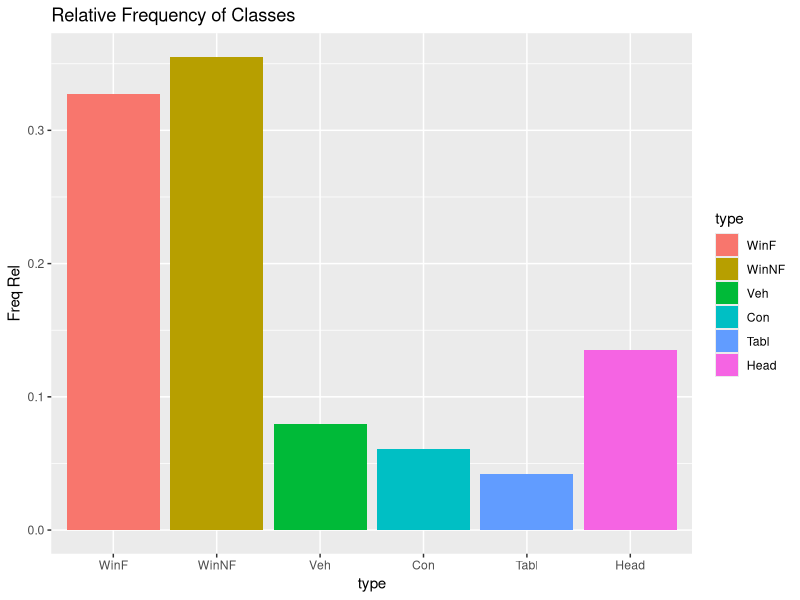
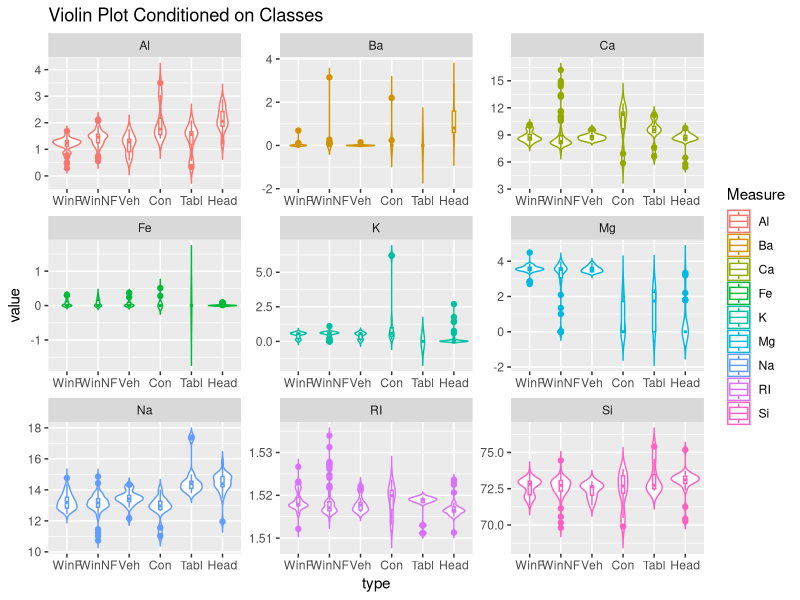
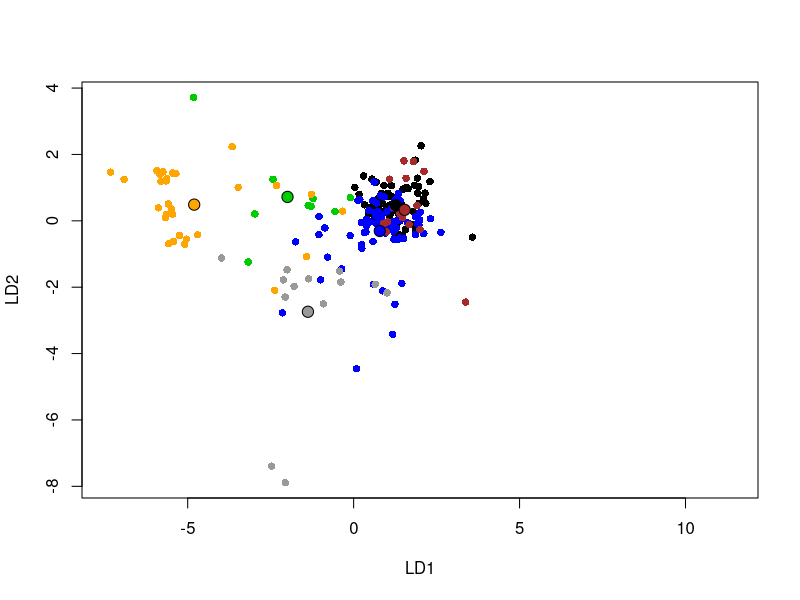
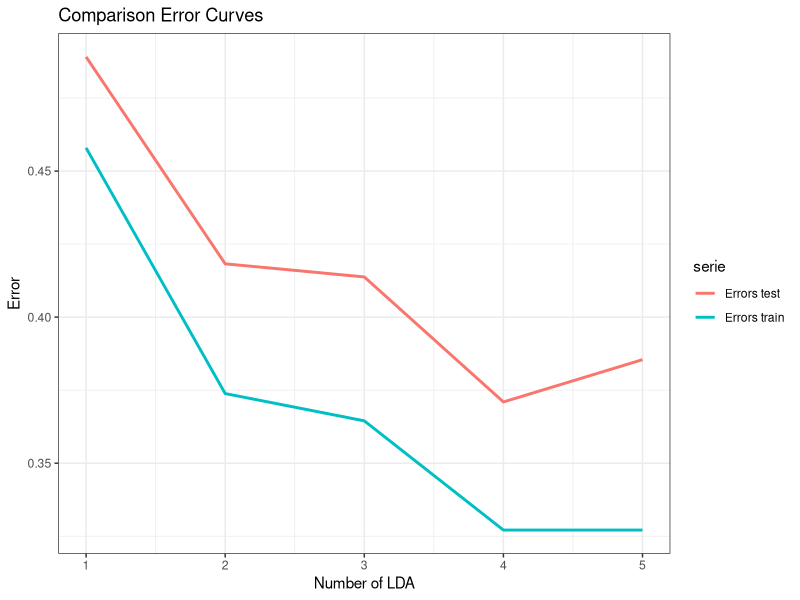

Recreate these plots in R, in order.
## ---- chunk 1
knitr::opts_chunk$set(echo = TRUE)
## ---- chunk 2
library(tidyverse)
library(MASS)
library(ellipse)
library(nnet)
library(class)
library(mclust)
## ---- chunk 3
glass<-read.table("data/glass.txt",header=T)
glass$type<-factor(glass$type)
levels(glass$type)<-c("WinF","WinNF","Veh","Con","Tabl","Head")
table(glass$type)
## ---- chunk 4
t(table(glass$type)) %>% apply(1,function(x) x/sum(x))
## ---- chunk 5
dim(glass)
## ---- chunk 6
head(glass)
## ---- chunk 7
glass %>% is.na() %>% sum()
## ---- chunk 8
#bar plot freq relative
glass %>%
  ggplot(aes(x = type, y = after_stat(count)/sum(after_stat(count)), fill = type)) + 
  geom_bar() +
  labs(title = "Relative Frequency of Classes",y = "Freq Rel")
## ---- chunk 9
glass %>%
  gather(key = Measure, value = value, -type )  %>%
  ggplot(aes(x = type, y= value, color = Measure)) +
  geom_violin(trim = F)+ 
  geom_boxplot(width=0.1) + 
  facet_wrap( ~ Measure ,scales = "free", ncol =3)+
  labs(title = "Violin Plot Conditioned on Classes") 
## ---- chunk 10
lda.fit<-lda(glass$type ~ . ,data=glass)
lda.fit
## ---- chunk 11
diag(diag(cov(glass[,1:9])** (1/2))) %*% lda.fit$scaling 
## ---- chunk 12
lda.pred  <-predict(lda.fit,glass)
training_error <- mean(lda.pred$class != glass$type )
training_error
## ---- chunk 13
lda.pred  <-predict(lda.fit,glass)
conf.mat<-table(predicted=lda.pred$class,true=glass$type)
conf.mat2<-addmargins(conf.mat)
conf.mat2
## ---- chunk 14
conf.mat<-apply(conf.mat,2,function(x) x/sum(x))
conf.mat
## ---- chunk 15
diag(conf.mat)
## ---- chunk 16
cv.index <- read.csv("data/groupCV.txt",header = F)
glass$cv.index <- cv.index[,]
## ---- chunk 17
errors <- rep(NA,10)
for (i in (1:10)){
  training_set <- glass[cv.index != i, ]  
  test_set <- glass[cv.index == i, ]  
  lda.fit.cv <-lda(training_set$type ~ . , data= training_set[,1:10])
  lda.pred.cv <- predict(lda.fit.cv,newdata = test_set[,1:10])
  errors[i]<-mean(lda.pred.cv$class != test_set$type )
}
mean(errors)
## ---- chunk 18
lookup<-c("black", "blue", "brown", "gray60",
"green3", "orange")
names(lookup)<-as.character(unique(glass$type))

## ---- chunk 19
data.col<-lookup[glass$type]
means.hat.z<-aggregate(lda.pred$x,by=list(glass$type),FUN=mean)[,-1]
plot(LD2~LD1,xlim = c(0.0001, 4), 
     data=lda.pred$x[,1:2],asp=1,pch=16,col=data.col)
points(means.hat.z[,1],means.hat.z[,2],pch=21,bg=lookup,cex=1.5 )
## ---- chunk 20
errors.train.reduced<- rep(NA,5)
errors.test.reduced<- rep(NA,5)

for (j in (1:5)){
  errors.test<- rep(NA,10)

  for (i in (1:10)){
    training_set <- glass %>% filter(cv.index != i) 
    test_set <- glass %>% filter(cv.index == i) 
    
    lda.fit.cv <-lda(training_set$type ~ .  , data= training_set[,1:10])
    lda.pred.test.cv <- predict(lda.fit.cv,test_set[,1:10], dim = j )
    errors.test[i]<-mean(lda.pred.test.cv$class != test_set$type )

  }
  
  lda.pred<-predict(lda.fit,glass,dimen=j)
  errors.train.reduced[j]<-mean(lda.pred$class!=glass$type)
  errors.test.reduced[j]<-mean(errors.test)
}
errors.test.reduced
errors.train.reduced
## ---- chunk 21
df <- data.frame(
  iter  = rep(seq_along(errors.train.reduced), 2),
  error = c(errors.train.reduced, errors.test.reduced),
  serie = rep(c("Errors train", "Errors test"), each = length(errors.train.reduced))
)

ggplot(df, aes(iter, error, colour = serie)) +
  geom_line(linewidth = 1) +
  labs(x = "Number of LDA", y = "Error",
       title = "Comparison Error Curves") +
  theme_bw()

## ---- chunk 22
library(e1071) 
library(caTools)
library(ggplot2)
errors <- rep(NA,10)
for (i in (1:10)){
  training_set <- glass %>% filter(cv.index != i) 
  test_set <- glass %>% filter(cv.index == i) 
  mod<-svm(training_set$type ~ . - cv.index,data=training_set)
  errors[i]<-mean(predict(mod,test_set) != test_set$type )
}
mean(errors)
